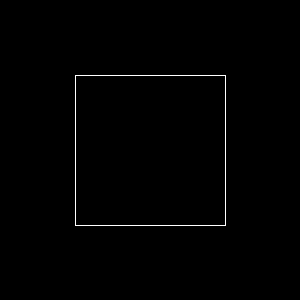
Frame 1 (no input)
Frame 60 (the mouse pressed at the canvas centre just before this capture): identical to frame 1, image omitted
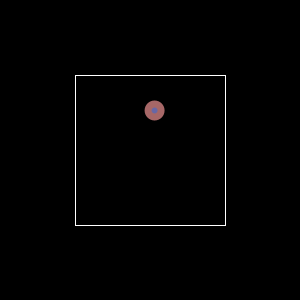
Frame 120 (the mouse held since frame 60 and released just before this capture)

The Processing sketch that drew these frames (run headless with seeded random() and noise(); from frame 60 on, the mouse is pressed at the canvas centre):

// Processing sketch: processing_167594
// ── processing_167594.pde

int tam;
boolean q;
float posX,posY;
float velX,velY;
float R,G,B;
float radio;

void setup() {
 /*Definim el tamany de finestra, 
   diàmetre, posició inicial i velocitat inicial */
 size(300,300);
 tam = 20;
 radio = tam/2;
 posX = width/2;
 posY = height/2;
 velX = random(1,3);
 velY = random(1,3);
}

void draw() {
  //Apliquem el fons per a que no es fegi cada ellipse nova i li donem color a l'elipse.
  background(0);
  fill(B,G,R);
  // Fem que la posició vagi variant i així l'elipse es mogui en els dos eixos.
  posX += velX;
  posY += velY;

  // Dibuixem l'elipse gran i petita
  if ( q == false ) {
  noStroke();
    ellipse(posX,posY,tam,tam);
    fill(R,G,B);
    ellipse(posX,posY,tam/3,tam/3);
  } else {
    rectMode(CENTER);
    rect(posX,posY,tam,tam);
  }
  
  // Dibuixem el rectangle que limitarà el moviment de l'elipse.
  fill(0,0,0,80);
  stroke(255);
  rectMode(CORNER);
  rect(width/4,height/4, width/2, height/2);

  // Si el moviment de l'elipse va a sortir del rectangle que canvi de direcció.
  if ( (posX-radio) < width/4 || (posX+radio) > (width*0.75)){
      velX = -velX;
  } else if ( (posY-radio) < height/4 || (posY+radio) > (height*0.75)) {
      velY = - velY;
  }

}

void mousePressed(){
  
  // Condicionals
  /* Si cliques fora el rectangle no passarà res, 
  si no l'elipse es mourà al punt que li indiquis dins del rectangle.*/
  
  if (   mouseX - radio > (width/4) 
      && mouseX + radio < (width - width/4 ) 
      && mouseY - radio > (height/4) 
      && mouseY + radio < (height - height/4) 
      ) 
  {
        q = false;
  // Actualitzem la posició.
        posX = mouseX;
        posY = mouseY;
  //Variem el color segons un random i la posició del mouse.
        R = mouseX;
        G = mouseY;
        B = random(1,255);
  } else { 
   
      fill(R,G,B);
      posX += velX;
      posY += velY;
      rect(posX,posY,tam,tam);
      q=true;
      
      
    
  }

 
}
  
